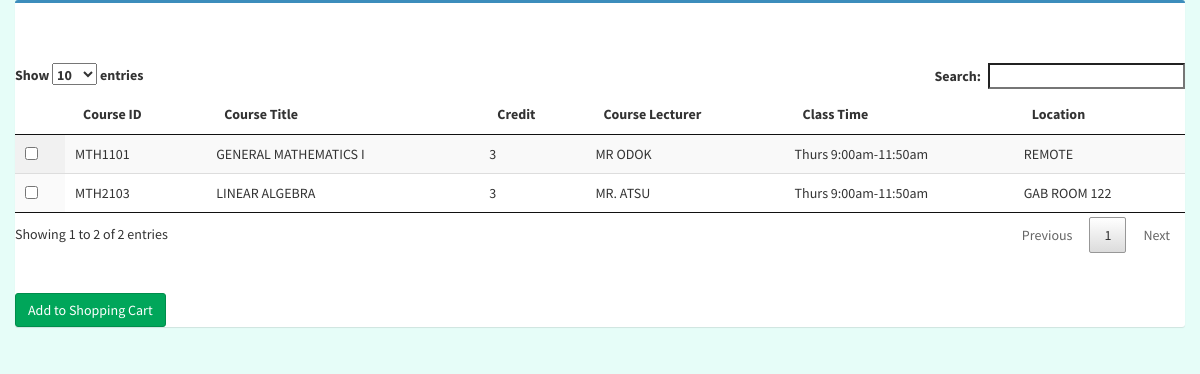
Screenshot of /student/dept/student-registerCourse-math.php (signed in) with the database file from the repository.
### tables this page shows
CREATE TABLE `courses` (
  `course_id` varchar(11) NOT NULL,
  `title` varchar(255) NOT NULL,
  `unit` varchar(11) NOT NULL,
  `class_level` int(3) NOT NULL,
  `department` varchar(255) NOT NULL,
  `course_lecturer` varchar(255) NOT NULL,
  `semester` varchar(45) NOT NULL,
  `time` varchar(255) NOT NULL,
  `location` varchar(255) NOT NULL
);

### student/dept/student-registerCourse-math.php (the view, shortened to what this page needs)
<?php
include '../../config.php';
$id = $_SESSION["euid"];
  $csql = "SELECT c.course_id as id, c.title as coursename, c.unit as unit, c.course_lecturer as lecturer, c.location as location, c.semester as semester, c.time as classTime FROM courses c, department d WHERE c.course_id NOT IN ( SELECT course_id FROM cart WHERE sid='$id' ) AND c.course_id NOT IN ( SELECT course_id FROM course_registered WHERE sid='$id') AND d.dept_name = 'MATHEMATICS' AND c.department = d.dept_id AND c.semester = 'FALL'";
  $cresult = mysqli_query($db, $csql);
?>
<!DOCTYPE html>
<html lang="en">
<head>
    <link rel="stylesheet" href="../../css/bootstrap.min.css">
    <link rel="stylesheet" href="../../css/studentHome.css">
    <link rel="stylesheet" href="../../css/adminLTE.css">
    <link rel="stylesheet" href="../../css/jquery.dataTables.min.css">
    <link rel="stylesheet" href="../../css/select.dataTables.min.css">
    <link type="text/css" href="../../css/dataTables.checkboxes.css" rel="stylesheet" />
</head>
  <body id="#home">
    <?php
      if(mysqli_num_rows($cresult) > 0)
      {
    ?>
        <div class="container-fluid">
          <div class="box box-primary">
          <br>
          <br>
          <br>
          <table id='theTable' class="display" style='width:100%;'>
          <thead>
			      <tr>
              <th></th>
				      <th class='col-6'>Course ID</th>
				      <th class='col-6'>Course Title</th>
				      <th class='col-6'>Credit</th>
              <th class='col-6'>Course Lecturer</th>
              <th class='col-6'>Class Time</th>
              <th class='col-6'>Location</th>
            </tr>
          </thead>
            <?php
              while($crow = mysqli_fetch_array($cresult))
              {
            ?>
                <tr id="<?php echo $crow["id"]; ?>]">
                    <td><input type="checkbox" name="course_id[]" class="addcourse" value="<?php echo $crow["id"];?>"/></td>
                    <td><?php echo $crow["id"];?></td>
                    <td><?php echo $crow["coursename"];?></td>
                    <td><?php echo $crow["unit"];?></td>
                    <td><?php echo $crow["lecturer"];?></td>
                    <td><?php echo $crow["classTime"];?></td>
                    <td><?php echo $crow["location"];?></td>
                </tr>
            <?php
              }
            ?>
          </table>
          <br>
		      <br>
		      <button type="button" class="btn btn-success" name="btn_add" id="btn_add">Add to Shopping Cart</button>
      </div>
    </div>
    <?php
      }
    ?>
  </body>
</html>

### css/studentHome.css (style rules this page uses)
body { font-family: 'Nunito', sans-serif; background-color: rgb(230, 253, 248); }

### rows the page displays
courses: course_id "MTH1101", title "GENERAL MATHEMATICS I", unit "3", course_lecturer "MR ODOK", time "Thurs 9:00am-11:50am", location "REMOTE"
courses: course_id "MTH2103", title "LINEAR ALGEBRA", unit "3", course_lecturer "MR. ATSU", time "Thurs 9:00am-11:50am", location "GAB ROOM 122"
